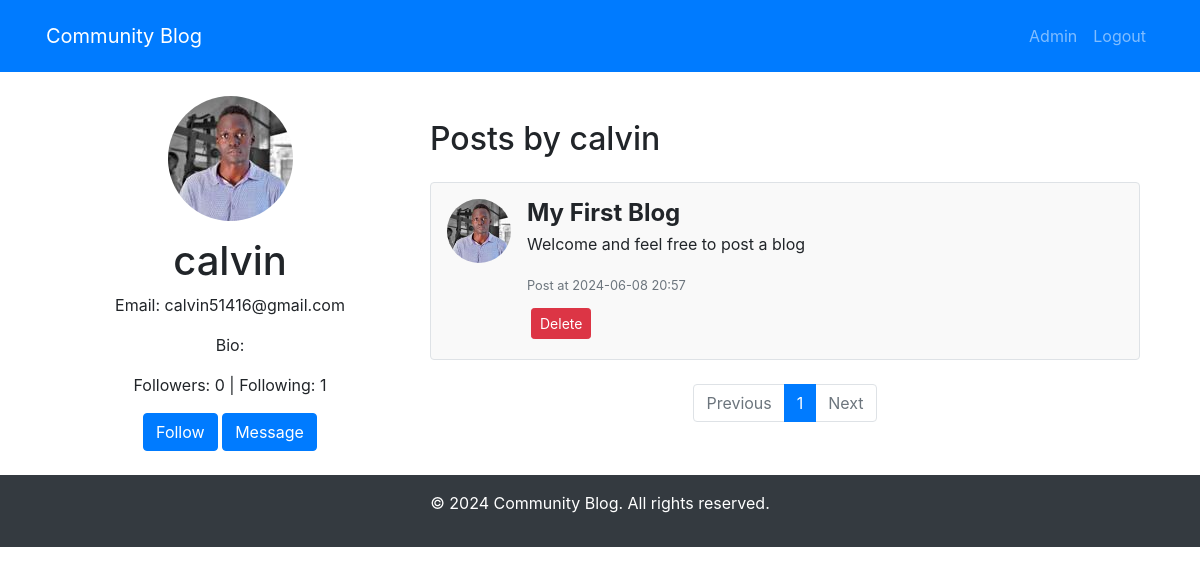
The page /about/calvin (signed in) on the database its author committed.
### app/models.py (models this page shows, shortened)
class User(db.Model, UserMixin):
    id = db.Column(db.Integer, primary_key=True)
    username = db.Column(db.String(150), unique=True, nullable=False)
    email = db.Column(db.String(120), unique=True, nullable=False)
    img = db.Column(db.String(20), nullable=False, default='default.jpg')
    password = db.Column(db.String(60), nullable=False)
    bio = db.Column(db.String(500))
    is_active = db.Column(db.Boolean, default=False)
    is_admin = db.Column(db.Boolean, default=False)
    posts = db.relationship('Post', backref='author', lazy='dynamic')
    sent_messages = db.relationship('UserMessage', foreign_keys='UserMessage.sender_id', backref='author', lazy=True)
    received_messages = db.relationship('UserMessage', foreign_keys='UserMessage.receiver_id', backref='receiver', lazy=True)
    notifications = db.relationship('Notification', backref='user', lazy=True)
    followed = db.relationship(
        'User', secondary=followers,
        primaryjoin=(followers.c.follower_id == id),
        secondaryjoin=(followers.c.followed_id == id),
        backref=db.backref('followers', lazy='dynamic'), lazy='dynamic'
    )
    def is_following(self, user):
        return self.followed.filter(
            followers.c.followed_id == user.id).count() > 0

class Post(db.Model):
    id = db.Column(db.Integer, primary_key=True)
    title = db.Column(db.String(120), nullable=False)
    content = db.Column(db.String(1024), nullable=False)
    user_id = db.Column(db.Integer, db.ForeignKey('user.id'))
    timestamp = db.Column(db.DateTime, index=True, default=datetime.utcnow)

### app/routes.py (the view)
@app.route('/about/<username>', methods=['GET', 'POST'])
@login_required
def about(username):
    user = User.query.filter_by(username=username).first_or_404()
    form = UpdateProfileForm()
    if form.validate_on_submit() and current_user == user:
        if form.picture.data:
            picture_file = save_picture(form.picture.data)
            current_user.img = picture_file
        current_user.username = form.username.data
        current_user.bio = form.bio.data
        db.session.commit()
        flash('Your account has been updated!', 'success')
        return redirect(url_for('about', username=current_user.username))
    elif request.method == 'GET':
        form.username.data = user.username
        form.bio.data = user.bio
    page = request.args.get('page', 1, type=int)
    posts = user.posts.order_by(Post.timestamp.desc()).paginate(page=page, per_page=10)
    return render_template('about.html', title=f"{user.username}'s Profile", user=user, form=form, posts=posts)

### app/routes.py (called while the page is built)
@login_manager.user_loader
def load_user(user_id):
    return User.query.get(int(user_id))

@app.context_processor
def inject_notifications():
    if current_user.is_authenticated:
        unread_count = UserMessage.query.filter_by(receiver_id=current_user.id, read=False).count()
        return dict(unread_count=unread_count)
    return dict(unread_count=0)

### app/templates/about.html (shortened to what this page needs)
{% extends "index.html" %}
{% block content %}
<div class="container">
    <div class="row">
        <div class="col-md-4 text-center">
            <img src="{{ url_for('static', filename='images/' + user.img) }}" alt="Profile Picture" class="img-fluid rounded-circle mb-3">
            <h1>{{ user.username }}</h1>
            <p>Email: {{ user.email }}</p>
            <p>Bio: {{ user.bio }}</p>
            <p>Followers: {{ user.followers.count() }} | Following: {{ user.followed.count() }}</p>
            {% if current_user.is_authenticated %}
                {% if current_user != user %}
                    {% if current_user.is_following(user) %}
                        <a href="{{ url_for('unfollow', username=user.username) }}" class="btn btn-secondary">Unfollow</a>
                    {% else %}
                        <a href="{{ url_for('follow', username=user.username) }}" class="btn btn-primary">Follow</a>
                    {% endif %}
                    <a href="{{ url_for('conversation', username=user.username) }}" class="btn btn-primary">Message</a>
                {% endif %}
            {% endif %}
        </div>
        <div class="col-md-8">
            <h2 class="my-4">Posts by {{ user.username }}</h2>
            <ul class="list-group">
                {% for post in posts.items %}
            <li class="media mb-4 p-3 border rounded">
                <img class="mr-3 rounded-circle" src="{{ url_for('static', filename='images/' + post.author.img) }}" alt="{{ post.author.username }}" width="64" height="64" class="img-fluid rounded-circle mb-3">
                <div class="media-body">
                    <h3 class="mt-0 mb-1">{{ post.title }}</h3>
                    <p>{{ post.content }}</p>
                    <small class="text-muted">Post at {{ post.timestamp.strftime('%Y-%m-%d %H:%M') }}</small>
                    {% if post.author == current_user or current_user.is_admin == True%}
                        <div class="mt-2">
                            <button type="button" class="btn btn-danger btn-sm m-1" data-toggle="modal" data-target="#deleteModal">Delete</button>
                        </div>
                    {% endif %}
                </div>
            </li>
        {% endfor %}
            </ul>
            <nav aria-label="Page navigation">
                <ul class="pagination justify-content-center">
                    {% if posts.has_prev %}
                        <li class="page-item">
                            <a class="page-link" href="{{ url_for('about', username=user.username, page=posts.prev_num) }}">Previous</a>
                        </li>
                    {% else %}
                        <li class="page-item disabled">
                            <span class="page-link">Previous</span>
                        </li>
                    {% endif %}
                    {% for page_num in posts.iter_pages(left_edge=1, right_edge=1, left_current=2, right_current=2) %}
                        {% if page_num %}
                            {% if page_num == posts.page %}
                                <li class="page-item active">
                                    <span class="page-link">{{ page_num }}</span>
                                </li>
                            {% else %}
                                <li class="page-item">
                                    <a class="page-link" href="{{ url_for('about', username=user.username, page=page_num) }}">{{ page_num }}</a>
                                </li>
                            {% endif %}
                        {% else %}
                            <li class="page-item disabled"><span class="page-link">...</span></li>
                        {% endif %}
                    {% endfor %}
                    {% if posts.has_next %}
                        <li class="page-item">
                            <a class="page-link" href="{{ url_for('about', username=user.username, page=posts.next_num) }}">Next</a>
                        </li>
                    {% else %}
                        <li class="page-item disabled">
                            <span class="page-link">Next</span>
                        </li>
                    {% endif %}
                </ul>
            </nav>
        </div>
    </div>
</div>
{% endblock %}

### app/templates/index.html (shortened to what this page needs)
<!DOCTYPE html>
<html lang="en">
<head>
    <link rel="stylesheet" href="https://stackpath.bootstrapcdn.com/bootstrap/4.5.2/css/bootstrap.min.css">
    <link rel="stylesheet" href="{{ url_for('static', filename='main.css') }}">
</head>
<body>
    <header class="bg-primary text-white py-2">
        <nav class="navbar navbar-expand-lg navbar-dark container">
            <a class="navbar-brand" href="{{ url_for('home') }}">Community Blog</a>
            <div class="collapse navbar-collapse" id="navbarNav">
                <ul class="navbar-nav ml-auto">
                    {% if current_user.is_authenticated %}
                    {% if current_user.is_admin %}
                        <li class="nav-item"><a class="nav-link" href="{{ url_for('admin') }}">Admin</a></li>
                    {% endif %}
                    <li class="nav-item"><a class="nav-link" href="{{ url_for('logout') }}">Logout</a></li>
                    {% else %}
                    <li class="nav-item"><a class="nav-link" href="{{ url_for('login') }}">Login</a></li>
                    <li class="nav-item"><a class="nav-link" href="{{ url_for('register') }}">Register</a></li>
                    {% endif %}
                </ul>
            </div>
        </nav>
    </header>
    <main class="container mt-4">
        {% block content %}{% endblock %}
    </main>
    <footer class="bg-dark text-white text-center py-3 mt-4">
        <p>&copy; 2024 Community Blog. All rights reserved.</p>
    </footer>
</body>
</html>

### app/static/main.css (style rules this page uses)
.media { background-color: #f9f9f9; }
.media-body h3 { font-size: 1.5rem; font-weight: bold; }
.media-body p { font-size: 1rem; }

### rows shown on the page
User: img (picture), username "calvin", email "calvin51416@gmail.com"
Post: img (picture), title "My First Blog", content "Welcome and feel free to post a blog", timestamp "2024-06-08 20:57"

### other values the page prints
{{ user.followers.count() }} "0"
{{ user.followed.count() }} "1"
{{ page_num }} "1"
